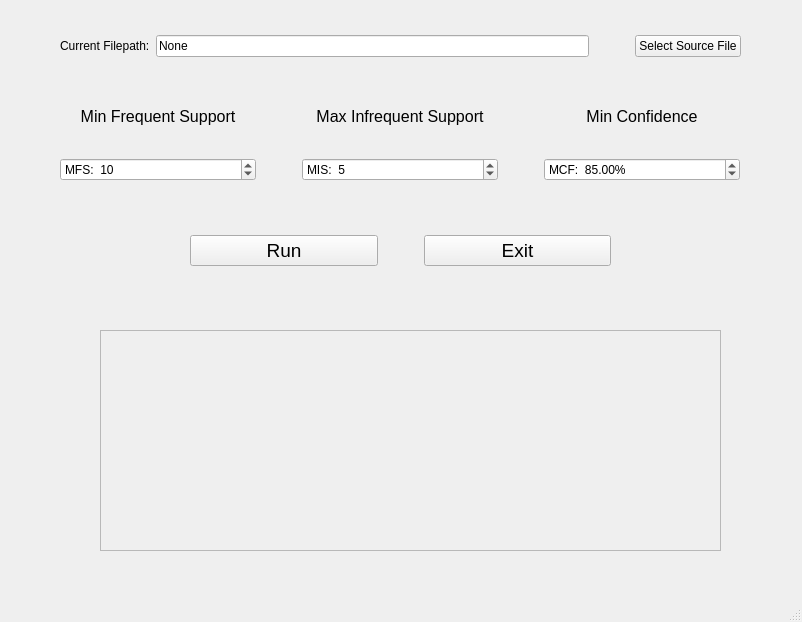
<?xml version="1.0" encoding="UTF-8"?>
<ui version="4.0">
 <class>MainWindow</class>
 <widget class="QMainWindow" name="MainWindow">
  <property name="geometry">
   <rect>
    <x>0</x>
    <y>0</y>
    <width>802</width>
    <height>622</height>
   </rect>
  </property>
  <property name="windowTitle">
   <string>MainWindow</string>
  </property>
  <widget class="QWidget" name="centralwidget">
   <widget class="QWidget" name="gridLayoutWidget">
    <property name="geometry">
     <rect>
      <x>60</x>
      <y>80</y>
      <width>680</width>
      <height>101</height>
     </rect>
    </property>
    <layout class="QGridLayout" name="gridLayout">
     <item row="0" column="1">
      <spacer name="horizontalSpacer">
       <property name="orientation">
        <enum>Qt::Horizontal</enum>
       </property>
       <property name="sizeType">
        <enum>QSizePolicy::Fixed</enum>
       </property>
       <property name="sizeHint" stdset="0">
        <size>
         <width>40</width>
         <height>20</height>
        </size>
       </property>
      </spacer>
     </item>
     <item row="1" column="2">
      <widget class="QSpinBox" name="spinBox_MIS">
       <property name="prefix">
        <string>MIS:  </string>
       </property>
       <property name="maximum">
        <number>10000</number>
       </property>
       <property name="value">
        <number>5</number>
       </property>
      </widget>
     </item>
     <item row="1" column="4">
      <widget class="QDoubleSpinBox" name="doubleSpinBox_MCF">
       <property name="prefix">
        <string>MCF:  </string>
       </property>
       <property name="suffix">
        <string>%</string>
       </property>
       <property name="maximum">
        <double>100.000000000000000</double>
       </property>
       <property name="value">
        <double>85.000000000000000</double>
       </property>
      </widget>
     </item>
     <item row="0" column="0">
      <widget class="QLabel" name="label">
       <property name="font">
        <font>
         <pointsize>12</pointsize>
        </font>
       </property>
       <property name="text">
        <string>Min Frequent Support</string>
       </property>
       <property name="alignment">
        <set>Qt::AlignCenter</set>
       </property>
      </widget>
     </item>
     <item row="1" column="0">
      <widget class="QSpinBox" name="spinBox_MFS">
       <property name="prefix">
        <string>MFS:  </string>
       </property>
       <property name="maximum">
        <number>10000</number>
       </property>
       <property name="value">
        <number>10</number>
       </property>
      </widget>
     </item>
     <item row="0" column="2">
      <widget class="QLabel" name="label_2">
       <property name="font">
        <font>
         <pointsize>12</pointsize>
        </font>
       </property>
       <property name="text">
        <string>Max Infrequent Support</string>
       </property>
       <property name="alignment">
        <set>Qt::AlignCenter</set>
       </property>
      </widget>
     </item>
     <item row="0" column="4">
      <widget class="QLabel" name="label_3">
       <property name="font">
        <font>
         <pointsize>12</pointsize>
        </font>
       </property>
       <property name="text">
        <string>Min Confidence</string>
       </property>
       <property name="alignment">
        <set>Qt::AlignCenter</set>
       </property>
      </widget>
     </item>
     <item row="0" column="3">
      <spacer name="horizontalSpacer_2">
       <property name="orientation">
        <enum>Qt::Horizontal</enum>
       </property>
       <property name="sizeType">
        <enum>QSizePolicy::Fixed</enum>
       </property>
       <property name="sizeHint" stdset="0">
        <size>
         <width>40</width>
         <height>20</height>
        </size>
       </property>
      </spacer>
     </item>
    </layout>
   </widget>
   <widget class="QWidget" name="horizontalLayoutWidget">
    <property name="geometry">
     <rect>
      <x>190</x>
      <y>200</y>
      <width>421</width>
      <height>101</height>
     </rect>
    </property>
    <layout class="QHBoxLayout" name="horizontalLayout">
     <item>
      <widget class="QPushButton" name="runButton">
       <property name="font">
        <font>
         <pointsize>14</pointsize>
        </font>
       </property>
       <property name="text">
        <string>Run</string>
       </property>
      </widget>
     </item>
     <item>
      <spacer name="horizontalSpacer_3">
       <property name="orientation">
        <enum>Qt::Horizontal</enum>
       </property>
       <property name="sizeType">
        <enum>QSizePolicy::Minimum</enum>
       </property>
       <property name="sizeHint" stdset="0">
        <size>
         <width>40</width>
         <height>20</height>
        </size>
       </property>
      </spacer>
     </item>
     <item>
      <widget class="QPushButton" name="exitButton">
       <property name="font">
        <font>
         <pointsize>14</pointsize>
        </font>
       </property>
       <property name="text">
        <string>Exit</string>
       </property>
      </widget>
     </item>
    </layout>
   </widget>
   <widget class="QWidget" name="layoutWidget">
    <property name="geometry">
     <rect>
      <x>60</x>
      <y>30</y>
      <width>681</width>
      <height>32</height>
     </rect>
    </property>
    <layout class="QHBoxLayout" name="horizontalLayout_2">
     <item>
      <widget class="QLabel" name="label_4">
       <property name="text">
        <string>Current Filepath:</string>
       </property>
      </widget>
     </item>
     <item>
      <widget class="QLineEdit" name="lineEdit_Filepath">
       <property name="text">
        <string>None</string>
       </property>
       <property name="dragEnabled">
        <bool>true</bool>
       </property>
       <property name="readOnly">
        <bool>true</bool>
       </property>
      </widget>
     </item>
     <item>
      <spacer name="horizontalSpacer_4">
       <property name="orientation">
        <enum>Qt::Horizontal</enum>
       </property>
       <property name="sizeType">
        <enum>QSizePolicy::Fixed</enum>
       </property>
       <property name="sizeHint" stdset="0">
        <size>
         <width>40</width>
         <height>20</height>
        </size>
       </property>
      </spacer>
     </item>
     <item>
      <widget class="QPushButton" name="pushButton_SelectFile">
       <property name="text">
        <string>Select Source File</string>
       </property>
      </widget>
     </item>
    </layout>
   </widget>
   <widget class="QScrollArea" name="scrollArea">
    <property name="geometry">
     <rect>
      <x>100</x>
      <y>330</y>
      <width>621</width>
      <height>221</height>
     </rect>
    </property>
    <property name="widgetResizable">
     <bool>true</bool>
    </property>
    <widget class="QWidget" name="scrollAreaWidgetContents">
     <property name="geometry">
      <rect>
       <x>0</x>
       <y>0</y>
       <width>619</width>
       <height>219</height>
      </rect>
     </property>
    </widget>
   </widget>
  </widget>
  <widget class="QMenuBar" name="menubar">
   <property name="geometry">
    <rect>
     <x>0</x>
     <y>0</y>
     <width>802</width>
     <height>26</height>
    </rect>
   </property>
  </widget>
  <widget class="QStatusBar" name="statusbar"/>
 </widget>
 <tabstops>
  <tabstop>spinBox_MFS</tabstop>
  <tabstop>spinBox_MIS</tabstop>
  <tabstop>doubleSpinBox_MCF</tabstop>
  <tabstop>pushButton_SelectFile</tabstop>
  <tabstop>lineEdit_Filepath</tabstop>
  <tabstop>runButton</tabstop>
  <tabstop>exitButton</tabstop>
 </tabstops>
 <resources/>
 <connections/>
</ui>
